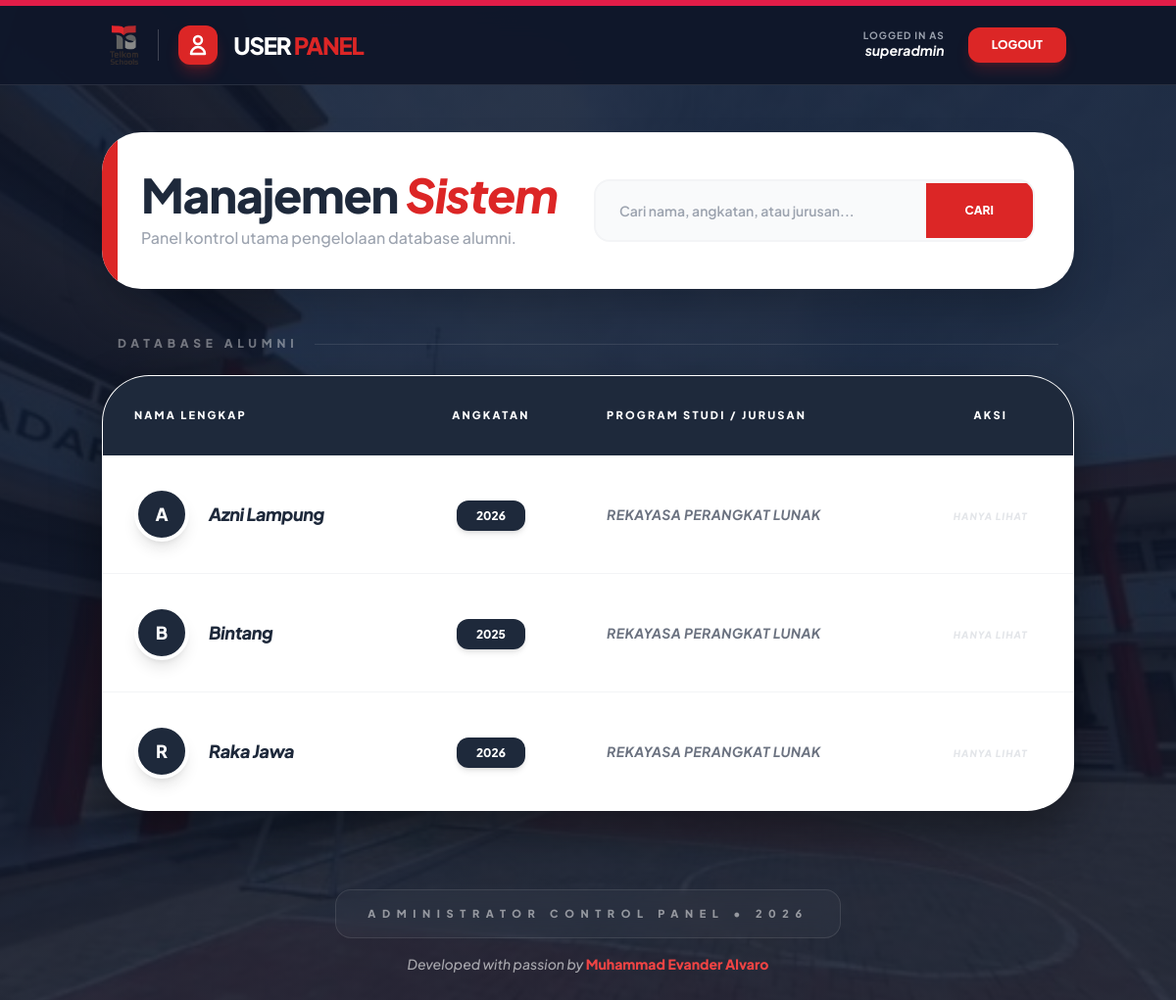
The page /dashboard_user.php (signed in) on the database its author committed.
### tables this page shows
CREATE TABLE `alumni` (
  `id_alumni` int NOT NULL,
  `nama` varchar(50) NOT NULL,
  `angkatan` int NOT NULL,
  `jurusan` varchar(50) NOT NULL
);

### dashboard_user.php (the view, shortened to what this page needs)
<?php
include 'koneksi.php';
$id_saya    = $_SESSION['id_alumni'] ?? null;
$nama_saya  = $_SESSION['nama'] ?? "User";
$keyword = "";
$query = "SELECT * FROM alumni";
$query .= " ORDER BY nama ASC";
$data = mysqli_query($koneksi, $query);
?>
<!DOCTYPE html>
<html lang="id">
<head>
    <script src="https://cdn.tailwindcss.com"></script>
</head>
<body class="bg-custom antialiased border-accent">
    <nav class="bg-[#0f172a]/95 backdrop-blur-lg border-b border-white/10 sticky top-0 z-50">
        <div class="container mx-auto px-6 h-20 flex justify-between items-center">
            <div class="flex items-center gap-4">
                <img src="logo.png" alt="Logo Telkom" class="h-10 w-auto object-contain">
                <div class="bg-red-600 p-2 rounded-xl shadow-lg shadow-red-600/30">
                    <svg class="w-6 h-6 text-white" fill="none" stroke="currentColor" viewBox="0 0 24 24">
                        <path stroke-linecap="round" stroke-linejoin="round" stroke-width="2.5" d="M16 7a4 4 0 11-8 0 4 4 0 018 0zM12 14a7 7 0 00-7 7h14a7 7 0 00-7-7z"></path>
                    </svg>
                </div>
                <h2 class="text-white font-extrabold text-2xl tracking-tighter uppercase">
                    USER <span class="text-red-600">PANEL</span>
                </h2>
            </div>
            <div class="flex items-center gap-6">
                <div class="text-right hidden sm:block">
                    <p class="text-gray-400 text-[10px] uppercase font-bold tracking-widest leading-none">Logged in as</p>
                    <p class="text-white font-bold italic text-sm"><?= htmlspecialchars($nama_saya); ?></p>
                </div>
                <a href="logout.php" class="bg-red-600 text-white px-6 py-2.5 rounded-xl text-xs font-black uppercase hover:bg-red-700 transition-all shadow-lg shadow-red-600/20 active:scale-95">
                    Logout
                </a>
            </div>
        </div>
    </nav>
    <main class="container mx-auto px-4 py-12">
        <div class="bg-white rounded-[2.5rem] p-10 mb-12 shadow-2xl flex flex-col md:flex-row justify-between items-center relative overflow-hidden">
            <div class="absolute left-0 top-0 bottom-0 w-4 bg-red-600"></div>
            <div class="mb-8 md:mb-0">
                <h1 class="text-5xl font-extrabold text-[#1e293b] tracking-tight">
                    Manajemen <span class="text-red-600 italic">Sistem</span>
                </h1>
                <p class="text-gray-400 text-base mt-2 font-medium">Panel kontrol utama pengelolaan database alumni.</p>
            </div>
            <div class="w-full md:w-auto">
                <form action="" method="GET" class="flex items-center bg-gray-50 rounded-2xl border-2 border-gray-100 overflow-hidden md:w-[450px] focus-within:border-red-500 transition-all">
                    <input type="text" name="cari" value="<?= htmlspecialchars($keyword); ?>" placeholder="Cari nama, angkatan, atau jurusan..."
                        class="flex-1 px-6 py-5 bg-transparent outline-none text-sm font-semibold text-gray-700">
                    <button type="submit" class="bg-red-600 text-white px-10 py-5 text-xs font-black uppercase hover:bg-red-700 transition-all active:bg-red-800">
                        Cari
                    </button>
                </form>
            </div>
        </div>
        <div class="mb-6 flex items-center gap-4 px-4">
             <span class="flex-none text-white/40 text-xs font-black uppercase tracking-[0.4em]">Database Alumni</span>
             <div class="h-[1px] w-full bg-white/10"></div>
        </div>
        <div class="bg-white rounded-[3rem] overflow-hidden shadow-[0_20px_50px_rgba(0,0,0,0.4)] border border-white/20">
            <table class="w-full text-left border-collapse">
                <thead class="bg-[#1e293b] text-white">
                    <tr>
                        <th class="p-8 text-[11px] uppercase font-black tracking-[0.2em]">Nama Lengkap</th>
                        <th class="p-8 text-[11px] uppercase font-black tracking-[0.2em] text-center">Angkatan</th>
                        <th class="p-8 text-[11px] uppercase font-black tracking-[0.2em]">Program Studi / Jurusan</th>
                        <th class="p-8 text-[11px] uppercase font-black tracking-[0.2em] text-center">Aksi</th>
                    </tr>
                </thead>
                <tbody class="divide-y divide-gray-100">
                    <?php if (mysqli_num_rows($data) > 0): ?>
                        <?php while ($row = mysqli_fetch_assoc($data)):
                            $is_my_data = ($id_saya && $row['id_alumni'] == $id_saya);
                            $initial = strtoupper(substr($row['nama'], 0, 1));
                            $foto_profil = $row['foto'];
                            $path_foto = 'uploads/' . $foto_profil;
                        ?>
                        <tr class="row-hover transition-all">
                            <td class="p-8">
                                <div class="flex items-center gap-5">
                                    <div class="relative">
                                        <?php if (!empty($foto_profil) && file_exists($path_foto)): ?>
                                            <div class="h-14 w-14 rounded-full p-1 border-2 <?= $is_my_data ? 'border-red-600' : 'border-gray-200' ?> shadow-inner overflow-hidden">
                                                <img src="<?= $path_foto ?>" class="h-full w-full rounded-full object-cover" alt="Avatar">
                                            </div>
                                        <?php else: ?>
                                            <div class="h-14 w-14 rounded-full <?= $is_my_data ? 'bg-red-600' : 'bg-[#1e293b]' ?> text-white flex items-center justify-center font-black text-lg shadow-lg border-4 border-white">
                                                <?= $initial; ?>
                                            </div>
                                        <?php endif; ?>
                                    </div>
                                    <span class="font-extrabold italic text-lg tracking-tight <?= $is_my_data ? 'text-red-600' : 'text-[#1e293b]'; ?>">
                                        <?= htmlspecialchars($row['nama']); ?>
                                    </span>
                                </div>
                            </td>
                            <td class="p-8 text-center">
                                <span class="bg-[#1e293b] text-white text-[12px] font-black px-5 py-2 rounded-xl shadow-md">
                                    <?= htmlspecialchars($row['angkatan']); ?>
                                </span>
                            </td>
                            <td class="p-8">
                                <p class="text-sm italic font-bold text-gray-500 tracking-wide uppercase">
                                    <?= htmlspecialchars($row['jurusan']); ?>
                                </p>
                            </td>
                            <td class="p-8 text-center">
                                <?php if($is_my_data): ?>
                                    <a href="edit.php?id=<?= $row['id_alumni']; ?>" class="inline-block bg-red-600 text-white px-8 py-2.5 rounded-xl text-[11px] font-black uppercase hover:bg-red-700 transition-all shadow-lg shadow-red-600/30 hover:-translate-y-0.5">
                                        Edit Profil
                                    </a>
                                <?php else: ?>
                                    <span class="text-gray-300 text-[10px] font-black uppercase italic tracking-widest opacity-60">Hanya Lihat</span>
                                <?php endif; ?>
                            </td>
                        </tr>
                        <?php endwhile; ?>
                    <?php endif; ?>
                </tbody>
            </table>
        </div>
        <footer class="mt-20 text-center">
            <div class="inline-block glass px-8 py-4 rounded-2xl mb-4">
                <p class="text-[11px] text-white/50 uppercase tracking-[0.6em] font-black">
                    Administrator Control Panel • 2026
                </p>
            </div>
            <p class="text-sm text-white/60 font-medium italic">
                Developed with passion by <span class="text-red-500 font-black not-italic">Muhammad Evander Alvaro</span>
            </p>
        </footer>
    </main>
</body>
</html>

### dashboard_user.php (style rules this page uses)
body { font-family: 'Plus Jakarta Sans', sans-serif; }
.bg-custom { background: linear-gradient(rgba(15, 23, 42, 0.85), rgba(15, 23, 42, 0.85)), url('background.jpg'); background-size: cover; background-position: center; background-attachment: fixed; min-height: 100vh; }
.border-accent { border-top: 6px solid #e11d48; border-bottom: 6px solid #e11d48; }
.glass { background: rgba(255, 255, 255, 0.03); backdrop-filter: blur(10px); border: 1px solid rgba(255, 255, 255, 0.1); }

### rows shown on the page
alumni: nama "A", nama "Azni Lampung", angkatan "2026", jurusan "REKAYASA PERANGKAT LUNAK"
alumni: nama "B", nama "Bintang", angkatan "2025", jurusan "REKAYASA PERANGKAT LUNAK"
alumni: nama "R", nama "Raka Jawa", angkatan "2026", jurusan "REKAYASA PERANGKAT LUNAK"

### other values the page prints
$nama_saya "superadmin"
